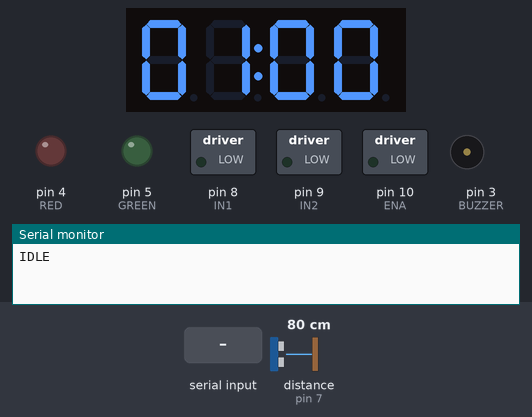
A sketch run on a simulated Arduino Uno, built with avr-gcc and run on an emulated ATmega328P. On the bench: 4-digit seven-segment display, switched loads named in the sketch (green lamp = pin HIGH), output pins drawn as LEDs (lit = HIGH), buzzer (waves = sounding), the last lines printed to the serial monitor. Wiring (inferred from the names in the program): ultrasonic range finder: trigger pin 6; echo pin 7. Inputs (shaded band) come from the test bench; at power-on: distance to the obstacle (sensor on pin 7) 80 cm. The echo pulse lasts 58.3 µs per cm; pins used as bus, display or sensor lines are not drawn.

Above: at 1.2 s.
1.3 s: distance to the obstacle (sensor on pin 7) set to 65 cm
4.0 s: distance to the obstacle (sensor on pin 7) set to 57 cm
At 6.26 s:
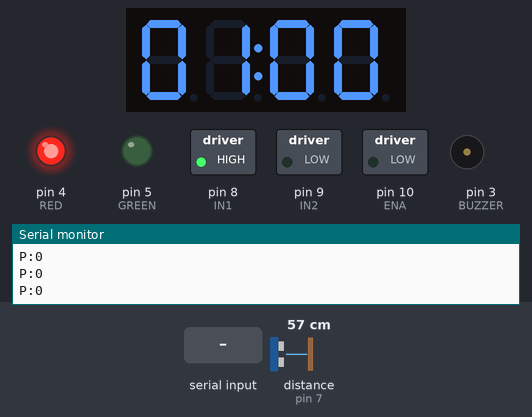
7.0 s: "D" received over Serial
At 8.9 s:
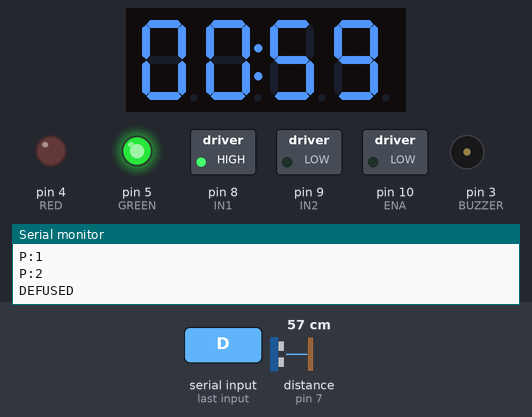
9.2 s: "R" received over Serial
At 9.9 s:
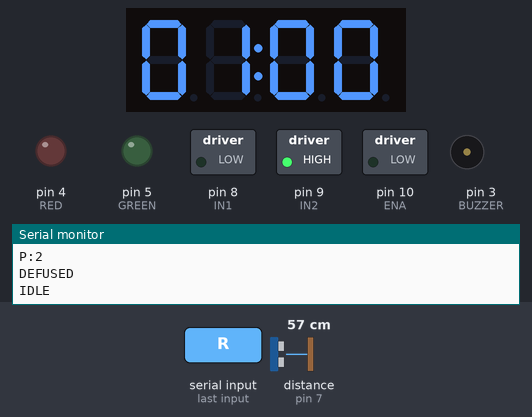
12.2 s: "R" received over Serial
At 13.4 s:
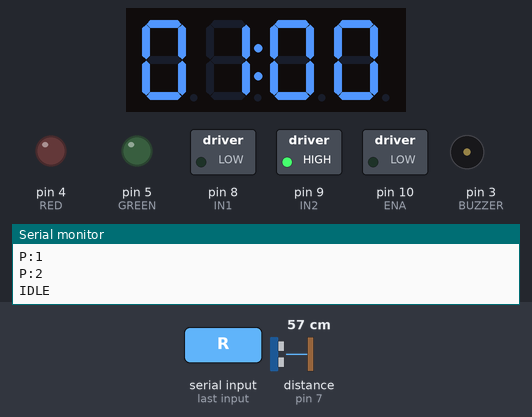
13.7 s: distance to the obstacle (sensor on pin 7) set to 120 cm
At 14.4 s:
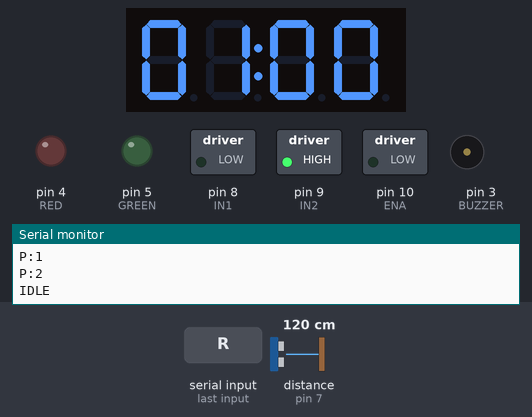
Timing chart, 0 to 16.2 s (numbered marks = the images above; inputs shaded):
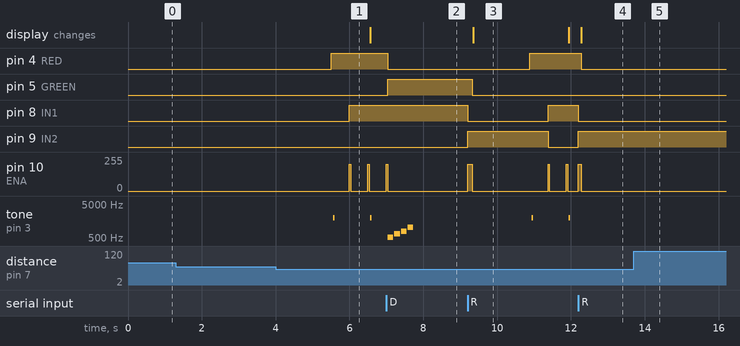

Measured:
- the behaviour switches between 61 and 60 cm on distance to the obstacle (sensor on pin 7) (found by bisection; images 0 and 1)
- after the input at 1.3 s, every drawn part: stays the same
- after the input at 4.0 s, pin 4 (RED): LOW → HIGH after 1.5 s; pin 8 (IN1): LOW → HIGH after 2.0 s; pin 10 (ENA): 0/255 → 200/255 after 3.0 s; tone on pin 3 (BUZZER): alternates 2000 Hz for 0.04 s and silent for 0.96 s, starting after 1.6 s
- after the input at 7.0 s, pin 4 (RED): HIGH → LOW at once; pin 5 (GREEN): LOW → HIGH at once; pin 10 (ENA): goes on until 7.0 s, then stays 0/255
- after the input at 9.2 s, pin 4 (RED): LOW → HIGH after 1.7 s; pin 5 (GREEN): HIGH → LOW after 0.12 s; pin 8 (IN1): HIGH → LOW at once, → HIGH 2.2 s later; pin 9 (IN2): LOW → HIGH at once, → LOW 2.2 s later; pin 10 (ENA): 0/255 → 200/255 at once, → 0/255 0.12 s later; the display: changes after 0.15 s (image 3)
- after the input at 12.2 s, pin 4 (RED): HIGH → LOW after 0.08 s; pin 8 (IN1): HIGH → LOW at once; pin 9 (IN2): LOW → HIGH at once; tone on pin 3 (BUZZER): stays silent (without the input it goes to 2000 Hz after 0.74 s); the display: changes after 0.08 s (image 4)
- after the input at 13.7 s, pin 4 (RED): stays LOW (without the input it goes to HIGH after 0.14 s); pin 8 (IN1): stays LOW (without the input it goes to HIGH after 0.64 s); pin 9 (IN2): stays HIGH (without the input it goes to LOW after 0.64 s); pin 10 (ENA): stops changing and stays 0/255; tone on pin 3 (BUZZER): stops changing and stays silent
- what the display in image 3 shows lasts 2.6 s, from 9.3 s to 11.9 s

The sketch:

bomb.ino
```cpp
/*
  הפצצה: צג סופר אחורה, ומנוע צהוב מזיז זרוע עם סיכה ב"תקתוקים" לעבר בלון.
  פתרון החידה באתר שולח 'D' ועוצר הכול. מדריך מלא + שרטוט: BUILD.md, wiring.png

  חיבורים:
    L298N   ENA->10  IN1->8  IN2->9  OUT1/OUT2->מנוע  12V->+ סוללות  GND->- סוללות וגם GND ארדואינו
            5V->5V ארדואינו. להוריד את הג'מפרים מ-ENA ומ-5V-EN
    צג      CLK/SCL->A5  DIO/SDA->A4  VCC->5V  GND->GND
    HC-SR04 TRIG->6  ECHO->7  VCC->5V  GND->GND
    זמזם->3   לד אדום->4   לד ירוק->5 (לדים דרך נגד 220Ω)   פין 2 שמור לחיישן השני

  Serial 9600.  מקבל: S=התחל D=נטרול R=איפוס.  שולח: IDLE ARMED P:<אחוז> BOOM DEFUSED
*/

// סוג הצג: פינים CLK/DIO -> 0 (ספריית "TM1637" של Avishay Orpaz)
//          פינים SDA/SCL -> 1 (ספריית "Adafruit LED Backpack")
#define USE_HT16K33 0

#if USE_HT16K33
  #include <Adafruit_LEDBackpack.h>
  Adafruit_7segment disp;
#else
  #include <TM1637Display.h>
  TM1637Display disp(A5, A4);
#endif

// ---- כיול ----
const int  TIME_SECONDS   = 60;   // זמן לשחקן
const int  PULSE_MS       = 40;   // כמה זמן המנוע עובד בכל תקתוק. מכיילים עד שהזרוע מגיעה לבלון ב-00:00
const int  PULSE_EVERY_MS = 500;  // כל כמה זמן תקתוק
const int  MOTOR_POWER    = 200;  // 0–255
const int  FINAL_PUSH_MS  = 600;  // דחיפה אחרונה כשהזמן נגמר
const bool FLIP_MOTOR     = false; // הזרוע זזה הפוך? שנו ל-true
const int  ARM_CM         = 60;   // שחקן קרוב מזה מפעיל את הפצצה

const int ENA = 10, IN1 = 8, IN2 = 9, TRIG = 6, ECHO = 7, BUZZER = 3, RED = 4, GREEN = 5;

enum State { IDLE, ARMED, BOOM, DEFUSED } state;
unsigned long armedAt, lastPulse, lastBeep, lastReport, nearSince, pushedMs;
int shown = -1;  // השניות שמוצגות כרגע על הצג

void setup() {
  Serial.begin(9600);
  int outs[] = {ENA, IN1, IN2, TRIG, BUZZER, RED, GREEN};
  for (int p : outs) pinMode(p, OUTPUT);
#if USE_HT16K33
  disp.begin(0x70);
#else
  disp.setBrightness(7);
#endif
  setState(IDLE);
}

void loop() {
  if (Serial.available()) {
    char c = Serial.read();
    if (c == 'S' && state == IDLE) setState(ARMED);
    if (c == 'D' && state == ARMED) setState(DEFUSED);
    if (c == 'R') { motor(-1, pushedMs); pushedMs = 0; setState(IDLE); }  // הזרוע חוזרת לאחור אותו זמן שזזה קדימה
  }

  if (state == IDLE) waitForPlayer();
  if (state == ARMED) tick();
  if (state == BOOM) { if ((millis() / 400) % 2) show(0); else clearDisplay(); }  // 00:00 מהבהב
}

void setState(State s) {
  state = s;
  digitalWrite(RED, s == ARMED || s == BOOM);
  digitalWrite(GREEN, s == DEFUSED);
  const char* names[] = {"IDLE", "ARMED", "BOOM", "DEFUSED"};
  Serial.println(names[s]);

  if (s == IDLE) { show(TIME_SECONDS); nearSince = millis(); }  // אחרי איפוס השחקן צריך לעמוד שוב 1.5 שניות
  if (s == ARMED) armedAt = lastPulse = millis();
  if (s == BOOM) for (int f = 1500; f > 200; f -= 20) { tone(BUZZER, f, 8); delay(8); }
  int notes[] = {523, 659, 784, 1047};
  if (s == DEFUSED) for (int n : notes) { tone(BUZZER, n, 150); delay(180); }
}

// חיישן 1: מישהו עומד מול הפצצה 1.5 שניות -> מתחילים
void waitForPlayer() {
  digitalWrite(TRIG, HIGH); delayMicroseconds(10); digitalWrite(TRIG, LOW);
  long cm = pulseIn(ECHO, HIGH, 30000) / 58;  // 0 = אין הד
  if (cm == 0 || cm > ARM_CM) nearSince = millis();
  else if (millis() - nearSince > 1500) setState(ARMED);
  delay(60);
}

// הזמן רץ: תקתוק מנוע, צג, צפצוף ודיווח לאתר
void tick() {
  unsigned long elapsed = millis() - armedAt, total = TIME_SECONDS * 1000UL;
  if (elapsed >= total) { motor(1, FINAL_PUSH_MS); setState(BOOM); return; }

  if (millis() - lastPulse >= PULSE_EVERY_MS) { lastPulse = millis(); motor(1, PULSE_MS); }
  show((total - elapsed + 999) / 1000);

  int percent = elapsed * 100 / total;
  if (millis() - lastReport > 250) { lastReport = millis(); Serial.print("P:"); Serial.println(percent); }
  if (millis() - lastBeep > (unsigned long)map(percent, 0, 100, 1000, 120)) { lastBeep = millis(); tone(BUZZER, 2000, 40); }
}

// מזיז את המנוע לכיוון dir (1 קדימה, -1 אחורה) למשך ms, ועוצר
void motor(int dir, unsigned long ms) {
  bool fwd = (dir > 0) != FLIP_MOTOR;
  digitalWrite(IN1, fwd);
  digitalWrite(IN2, !fwd);
  analogWrite(ENA, MOTOR_POWER);
  delay(ms);
  analogWrite(ENA, 0);
  if (dir > 0) pushedMs += ms;
}

// מציג שניות כ-MM:SS (כותב לצג רק כשהמספר משתנה)
void show(int sec) {
  if (sec == shown) return;
  shown = sec;
  int mmss = sec / 60 * 100 + sec % 60;
#if USE_HT16K33
  int d[] = {mmss / 1000, mmss / 100 % 10, 0, mmss / 10 % 10, mmss % 10};
  for (int i = 0; i < 5; i++) if (i != 2) disp.writeDigitNum(i, d[i]);  // מקום 2 = הנקודתיים
  disp.drawColon(true);
  disp.writeDisplay();
#else
  disp.showNumberDecEx(mmss, 0b01000000, true);  // 0b01000000 = הנקודתיים
#endif
}

void clearDisplay() {
  shown = -1;
  disp.clear();
#if USE_HT16K33
  disp.writeDisplay();
#endif
}
```
